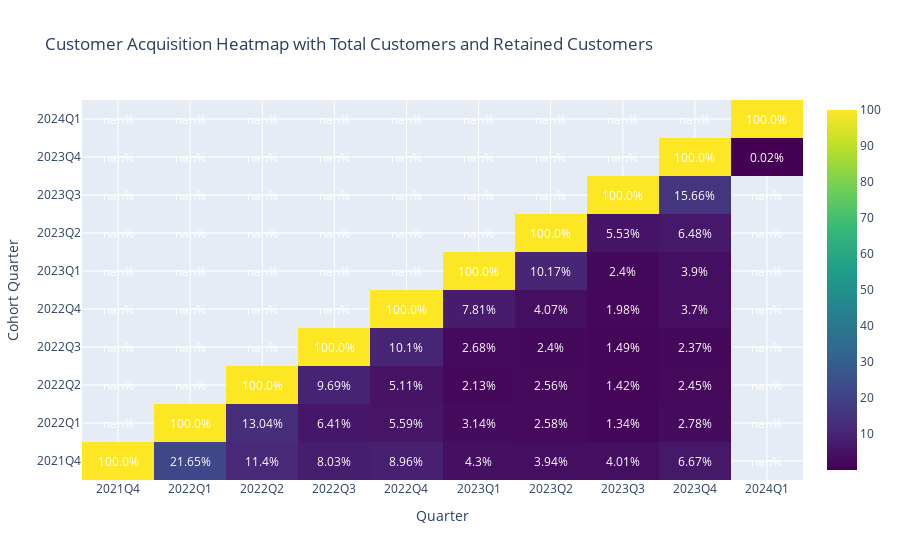

The cell this chart's notebook holds for it:
### Markdown cell above
## Cohort Analysis

### Code cell
# # Extract quarter and year from 'Paid at' column
# df['Quarter'] = df['Paid at'].dt.to_period('Q')

# Group customers by the quarter they made their first purchase
df['CohortQuarter'] = df.groupby('Email')['Paid at'].transform('min').dt.to_period('Q')

# Calculate the number of customers in each cohort
cohorts = df.groupby(['CohortQuarter', 'Quarter']).agg({'Email': pd.Series.nunique})

# Rename columns for better interpretation
cohorts.rename(columns={'Email': 'CustomerCount'}, inplace=True)

# Calculate the percentage of customer acquisition for each cohort
cohorts['CustomerPercentage'] = (cohorts['CustomerCount'] / cohorts.groupby('CohortQuarter')['CustomerCount'].transform('max')) * 100

# Convert Period index to string for better plotting
cohorts.reset_index(inplace=True)
cohorts['CohortQuarter'] = cohorts['CohortQuarter'].astype(str)
cohorts['Quarter'] = cohorts['Quarter'].astype(str)

# Pivot the data for heatmap
heatmap_data = cohorts.pivot(index='CohortQuarter', columns='Quarter', values='CustomerPercentage')

# Calculate total number of customers and retained customers for each cohort and quarter combination
total_customers = cohorts.groupby(['CohortQuarter', 'Quarter'])['CustomerCount'].sum()
retained_customers = df.groupby(['CohortQuarter', 'Quarter']).agg({'Email': lambda x: x.nunique()})

# Create a list to store annotations
annotations = []

# Add annotations for each rectangle in the heatmap
for i, row in enumerate(heatmap_data.values):
    for j, value in enumerate(row):
        annotations.append(dict(x=heatmap_data.columns[j], y=heatmap_data.index[i],
                                text=str(round(value, 2)) + '%',
                                showarrow=False, font=dict(color='white'),))

# Plotting heatmap with annotations
fig = go.Figure(data=go.Heatmap(
                   z=heatmap_data.values,
                   x=heatmap_data.columns,
                   y=heatmap_data.index,
                   hovertemplate='<b>Cohort Quarter</b>: %{y}<br>'
                                 '<b>Quarter</b>: %{x}<br>'
                                 '<b>Customer Acquisition Percentage</b>: %{z:.2f}%<extra></extra><br>',
                   customdata=list(zip(total_customers, retained_customers['Email'])),
                   colorscale='Viridis'))

# Update layout with annotations
fig.update_layout(title='Customer Acquisition Heatmap with Total Customers and Retained Customers',
                  xaxis_title='Quarter',
                  yaxis_title='Cohort Quarter',
                  annotations=annotations)

fig.show()

### Figure 1 — Plotly figure (JSON) as saved in the notebook; plotly's stock layout.template omitted (floating-point values rounded to 4 significant figures)
{"data": [{"colorscale": [[0, "#440154"], [0.1111, "#482878"], [0.2222, "#3e4989"], [0.3333, "#31688e"], [0.4444, "#26828e"], [0.5556, "#1f9e89"], [0.6667, "#35b779"], [0.7778, "#6ece58"], [0.8889, "#b5de2b"], [1, "#fde725"]], "customdata": [[1395, 1395], [302, 302], [159, 159], [112, 112], [125, 125], [60, 60], [55, 55], [56, 56], [93, 93], [3059, 3059], [399, 399], [196, 196], [171, 171], [96, 96], [79, 79], [41, 41], [85, 85], [3952, 3952], [383, 383], [202, 202], [84, 84], [101, 101], [56, 56], [97, 97], [3286, 3286], [332, 332], [88, 88], [79, 79], [49, 49], [78, 78], [2729, 2729], [213, 213], [111, 111], [54, 54], [101, 101], [2998, 2998], [305, 305], [72, 72], [117, 117], [5737, 5737], [317, 317], [372, 372], [2657, 2657], [416, 416], [5095, 5095], [1, 1], [3, 3]], "hovertemplate": "<b>Cohort Quarter</b>: %{y}<br><b>Quarter</b>: %{x}<br><b>Customer Acquisition Percentage</b>: %{z:.2f}%<extra></extra><br>", "type": "heatmap", "x": ["2021Q4", "2022Q1", "2022Q2", "2022Q3", "2022Q4", "2023Q1", "2023Q2", "2023Q3", "2023Q4", "2024Q1"], "y": ["2021Q4", "2022Q1", "2022Q2", "2022Q3", "2022Q4", "2023Q1", "2023Q2", "2023Q3", "2023Q4", "2024Q1"], "z": [[100, 21.65, 11.4, 8.029, 8.961, 4.301, 3.943, 4.014, 6.667, null], [null, 100, 13.04, 6.407, 5.59, 3.138, 2.583, 1.34, 2.779, null], [null, null, 100, 9.691, 5.111, 2.126, 2.556, 1.417, 2.454, null], [null, null, null, 100, 10.1, 2.678, 2.404, 1.491, 2.374, null], [null, null, null, null, 100, 7.805, 4.067, 1.979, 3.701, null], [null, null, null, null, null, 100, 10.17, 2.402, 3.903, null], [null, null, null, null, null, null, 100, 5.526, 6.484, null], [null, null, null, null, null, null, null, 100, 15.66, null], [null, null, null, null, null, null, null, null, 100, 0.01963], [null, null, null, null, null, null, null, null, null, 100]]}], "layout": {"annotations": [{"font": {"color": "white"}, "showarrow": false, "text": "100.0%", "x": "2021Q4", "y": "2021Q4"}, {"font": {"color": "white"}, "showarrow": false, "text": "21.65%", "x": "2022Q1", "y": "2021Q4"}, {"font": {"color": "white"}, "showarrow": false, "text": "11.4%", "x": "2022Q2", "y": "2021Q4"}, {"font": {"color": "white"}, "showarrow": false, "text": "8.03%", "x": "2022Q3", "y": "2021Q4"}, {"font": {"color": "white"}, "showarrow": false, "text": "8.96%", "x": "2022Q4", "y": "2021Q4"}, {"font": {"color": "white"}, "showarrow": false, "text": "4.3%", "x": "2023Q1", "y": "2021Q4"}, {"font": {"color": "white"}, "showarrow": false, "text": "3.94%", "x": "2023Q2", "y": "2021Q4"}, {"font": {"color": "white"}, "showarrow": false, "text": "4.01%", "x": "2023Q3", "y": "2021Q4"}, {"font": {"color": "white"}, "showarrow": false, "text": "6.67%", "x": "2023Q4", "y": "2021Q4"}, {"font": {"color": "white"}, "showarrow": false, "text": "nan%", "x": "2024Q1", "y": "2021Q4"}, {"font": {"color": "white"}, "showarrow": false, "text": "nan%", "x": "2021Q4", "y": "2022Q1"}, {"font": {"color": "white"}, "showarrow": false, "text": "100.0%", "x": "2022Q1", "y": "2022Q1"}, {"font": {"color": "white"}, "showarrow": false, "text": "13.04%", "x": "2022Q2", "y": "2022Q1"}, {"font": {"color": "white"}, "showarrow": false, "text": "6.41%", "x": "2022Q3", "y": "2022Q1"}, {"font": {"color": "white"}, "showarrow": false, "text": "5.59%", "x": "2022Q4", "y": "2022Q1"}, {"font": {"color": "white"}, "showarrow": false, "text": "3.14%", "x": "2023Q1", "y": "2022Q1"}, {"font": {"color": "white"}, "showarrow": false, "text": "2.58%", "x": "2023Q2", "y": "2022Q1"}, {"font": {"color": "white"}, "showarrow": false, "text": "1.34%", "x": "2023Q3", "y": "2022Q1"}, {"font": {"color": "white"}, "showarrow": false, "text": "2.78%", "x": "2023Q4", "y": "2022Q1"}, {"font": {"color": "white"}, "showarrow": false, "text": "nan%", "x": "2024Q1", "y": "2022Q1"}, {"font": {"color": "white"}, "showarrow": false, "text": "nan%", "x": "2021Q4", "y": "2022Q2"}, {"font": {"color": "white"}, "showarrow": false, "text": "nan%", "x": "2022Q1", "y": "2022Q2"}, {"font": {"color": "white"}, "showarrow": false, "text": "100.0%", "x": "2022Q2", "y": "2022Q2"}, {"font": {"color": "white"}, "showarrow": false, "text": "9.69%", "x": "2022Q3", "y": "2022Q2"}, {"font": {"color": "white"}, "showarrow": false, "text": "5.11%", "x": "2022Q4", "y": "2022Q2"}, {"font": {"color": "white"}, "showarrow": false, "text": "2.13%", "x": "2023Q1", "y": "2022Q2"}, {"font": {"color": "white"}, "showarrow": false, "text": "2.56%", "x": "2023Q2", "y": "2022Q2"}, {"font": {"color": "white"}, "showarrow": false, "text": "1.42%", "x": "2023Q3", "y": "2022Q2"}, {"font": {"color": "white"}, "showarrow": false, "text": "2.45%", "x": "2023Q4", "y": "2022Q2"}, {"font": {"color": "white"}, "showarrow": false, "text": "nan%", "x": "2024Q1", "y": "2022Q2"}, {"font": {"color": "white"}, "showarrow": false, "text": "nan%", "x": "2021Q4", "y": "2022Q3"}, {"font": {"color": "white"}, "showarrow": false, "text": "nan%", "x": "2022Q1", "y": "2022Q3"}, {"font": {"color": "white"}, "showarrow": false, "text": "nan%", "x": "2022Q2", "y": "2022Q3"}, {"font": {"color": "white"}, "showarrow": false, "text": "100.0%", "x": "2022Q3", "y": "2022Q3"}, {"font": {"color": "white"}, "showarrow": false, "text": "10.1%", "x": "2022Q4", "y": "2022Q3"}, {"font": {"color": "white"}, "showarrow": false, "text": "2.68%", "x": "2023Q1", "y": "2022Q3"}, {"font": {"color": "white"}, "showarrow": false, "text": "2.4%", "x": "2023Q2", "y": "2022Q3"}, {"font": {"color": "white"}, "showarrow": false, "text": "1.49%", "x": "2023Q3", "y": "2022Q3"}, {"font": {"color": "white"}, "showarrow": false, "text": "2.37%", "x": "2023Q4", "y": "2022Q3"}, {"font": {"color": "white"}, "showarrow": false, "text": "nan%", "x": "2024Q1", "y": "2022Q3"}, {"font": {"color": "white"}, "showarrow": false, "text": "nan%", "x": "2021Q4", "y": "2022Q4"}, {"font": {"color": "white"}, "showarrow": false, "text": "nan%", "x": "2022Q1", "y": "2022Q4"}, {"font": {"color": "white"}, "showarrow": false, "text": "nan%", "x": "2022Q2", "y": "2022Q4"}, {"font": {"color": "white"}, "showarrow": false, "text": "nan%", "x": "2022Q3", "y": "2022Q4"}, {"font": {"color": "white"}, "showarrow": false, "text": "100.0%", "x": "2022Q4", "y": "2022Q4"}, {"font": {"color": "white"}, "showarrow": false, "text": "7.81%", "x": "2023Q1", "y": "2022Q4"}, {"font": {"color": "white"}, "showarrow": false, "text": "4.07%", "x": "2023Q2", "y": "2022Q4"}, {"font": {"color": "white"}, "showarrow": false, "text": "1.98%", "x": "2023Q3", "y": "2022Q4"}, {"font": {"color": "white"}, "showarrow": false, "text": "3.7%", "x": "2023Q4", "y": "2022Q4"}, {"font": {"color": "white"}, "showarrow": false, "text": "nan%", "x": "2024Q1", "y": "2022Q4"}, {"font": {"color": "white"}, "showarrow": false, "text": "nan%", "x": "2021Q4", "y": "2023Q1"}, {"font": {"color": "white"}, "showarrow": false, "text": "nan%", "x": "2022Q1", "y": "2023Q1"}, {"font": {"color": "white"}, "showarrow": false, "text": "nan%", "x": "2022Q2", "y": "2023Q1"}, {"font": {"color": "white"}, "showarrow": false, "text": "nan%", "x": "2022Q3", "y": "2023Q1"}, {"font": {"color": "white"}, "showarrow": false, "text": "nan%", "x": "2022Q4", "y": "2023Q1"}, {"font": {"color": "white"}, "showarrow": false, "text": "100.0%", "x": "2023Q1", "y": "2023Q1"}, {"font": {"color": "white"}, "showarrow": false, "text": "10.17%", "x": "2023Q2", "y": "2023Q1"}, {"font": {"color": "white"}, "showarrow": false, "text": "2.4%", "x": "2023Q3", "y": "2023Q1"}, {"font": {"color": "white"}, "showarrow": false, "text": "3.9%", "x": "2023Q4", "y": "2023Q1"}, {"font": {"color": "white"}, "showarrow": false, "text": "nan%", "x": "2024Q1", "y": "2023Q1"}, {"font": {"color": "white"}, "showarrow": false, "text": "nan%", "x": "2021Q4", "y": "2023Q2"}, {"font": {"color": "white"}, "showarrow": false, "text": "nan%", "x": "2022Q1", "y": "2023Q2"}, {"font": {"color": "white"}, "showarrow": false, "text": "nan%", "x": "2022Q2", "y": "2023Q2"}, {"font": {"color": "white"}, "showarrow": false, "text": "nan%", "x": "2022Q3", "y": "2023Q2"}, {"font": {"color": "white"}, "showarrow": false, "text": "nan%", "x": "2022Q4", "y": "2023Q2"}, {"font": {"color": "white"}, "showarrow": false, "text": "nan%", "x": "2023Q1", "y": "2023Q2"}, {"font": {"color": "white"}, "showarrow": false, "text": "100.0%", "x": "2023Q2", "y": "2023Q2"}, {"font": {"color": "white"}, "showarrow": false, "text": "5.53%", "x": "2023Q3", "y": "2023Q2"}, {"font": {"color": "white"}, "showarrow": false, "text": "6.48%", "x": "2023Q4", "y": "2023Q2"}, {"font": {"color": "white"}, "showarrow": false, "text": "nan%", "x": "2024Q1", "y": "2023Q2"}, {"font": {"color": "white"}, "showarrow": false, "text": "nan%", "x": "2021Q4", "y": "2023Q3"}, {"font": {"color": "white"}, "showarrow": false, "text": "nan%", "x": "2022Q1", "y": "2023Q3"}, {"font": {"color": "white"}, "showarrow": false, "text": "nan%", "x": "2022Q2", "y": "2023Q3"}, {"font": {"color": "white"}, "showarrow": false, "text": "nan%", "x": "2022Q3", "y": "2023Q3"}, {"font": {"color": "white"}, "showarrow": false, "text": "nan%", "x": "2022Q4", "y": "2023Q3"}, {"font": {"color": "white"}, "showarrow": false, "text": "nan%", "x": "2023Q1", "y": "2023Q3"}, {"font": {"color": "white"}, "showarrow": false, "text": "nan%", "x": "2023Q2", "y": "2023Q3"}, {"font": {"color": "white"}, "showarrow": false, "text": "100.0%", "x": "2023Q3", "y": "2023Q3"}, {"font": {"color": "white"}, "showarrow": false, "text": "15.66%", "x": "2023Q4", "y": "2023Q3"}, {"font": {"color": "white"}, "showarrow": false, "text": "nan%", "x": "2024Q1", "y": "2023Q3"}, {"font": {"color": "white"}, "showarrow": false, "text": "nan%", "x": "2021Q4", "y": "2023Q4"}, {"font": {"color": "white"}, "showarrow": false, "text": "nan%", "x": "2022Q1", "y": "2023Q4"}, {"font": {"color": "white"}, "showarrow": false, "text": "nan%", "x": "2022Q2", "y": "2023Q4"}, {"font": {"color": "white"}, "showarrow": false, "text": "nan%", "x": "2022Q3", "y": "2023Q4"}, {"font": {"color": "white"}, "showarrow": false, "text": "nan%", "x": "2022Q4", "y": "2023Q4"}, {"font": {"color": "white"}, "showarrow": false, "text": "nan%", "x": "2023Q1", "y": "2023Q4"}, {"font": {"color": "white"}, "showarrow": false, "text": "nan%", "x": "2023Q2", "y": "2023Q4"}, {"font": {"color": "white"}, "showarrow": false, "text": "nan%", "x": "2023Q3", "y": "2023Q4"}, {"font": {"color": "white"}, "showarrow": false, "text": "100.0%", "x": "2023Q4", "y": "2023Q4"}, {"font": {"color": "white"}, "showarrow": false, "text": "0.02%", "x": "2024Q1", "y": "2023Q4"}, {"font": {"color": "white"}, "showarrow": false, "text": "nan%", "x": "2021Q4", "y": "2024Q1"}, {"font": {"color": "white"}, "showarrow": false, "text": "nan%", "x": "2022Q1", "y": "2024Q1"}, {"font": {"color": "white"}, "showarrow": false, "text": "nan%", "x": "2022Q2", "y": "2024Q1"}, {"font": {"color": "white"}, "showarrow": false, "text": "nan%", "x": "2022Q3", "y": "2024Q1"}, {"font": {"color": "white"}, "showarrow": false, "text": "nan%", "x": "2022Q4", "y": "2024Q1"}, {"font": {"color": "white"}, "showarrow": false, "text": "nan%", "x": "2023Q1", "y": "2024Q1"}, {"font": {"color": "white"}, "showarrow": false, "text": "nan%", "x": "2023Q2", "y": "2024Q1"}, {"font": {"color": "white"}, "showarrow": false, "text": "nan%", "x": "2023Q3", "y": "2024Q1"}, {"font": {"color": "white"}, "showarrow": false, "text": "nan%", "x": "2023Q4", "y": "2024Q1"}, {"font": {"color": "white"}, "showarrow": false, "text": "100.0%", "x": "2024Q1", "y": "2024Q1"}], "title": {"text": "Customer Acquisition Heatmap with Total Customers and Retained Customers"}, "xaxis": {"title": {"text": "Quarter"}}, "yaxis": {"title": {"text": "Cohort Quarter"}}}}
